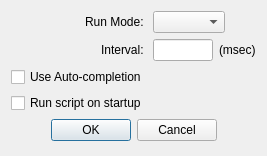
<?xml version="1.0" encoding="UTF-8"?>
<ui version="4.0">
 <class>DialogScriptSettings</class>
 <widget class="QDialog" name="DialogScriptSettings">
  <property name="geometry">
   <rect>
    <x>0</x>
    <y>0</y>
    <width>261</width>
    <height>156</height>
   </rect>
  </property>
  <property name="windowTitle">
   <string>Script Settings</string>
  </property>
  <layout class="QFormLayout" name="formLayout">
   <property name="labelAlignment">
    <set>Qt::AlignmentFlag::AlignRight|Qt::AlignmentFlag::AlignTrailing|Qt::AlignmentFlag::AlignVCenter</set>
   </property>
   <item row="0" column="0">
    <widget class="QLabel" name="labelRunMode">
     <property name="text">
      <string>Run Mode: </string>
     </property>
    </widget>
   </item>
   <item row="0" column="1">
    <widget class="RunModeComboBox" name="comboBoxRunMode">
     <property name="sizePolicy">
      <sizepolicy hsizetype="Fixed" vsizetype="Fixed">
       <horstretch>0</horstretch>
       <verstretch>0</verstretch>
      </sizepolicy>
     </property>
    </widget>
   </item>
   <item row="1" column="0">
    <widget class="QLabel" name="labelInterval">
     <property name="text">
      <string>Interval: </string>
     </property>
    </widget>
   </item>
   <item row="1" column="1">
    <layout class="QHBoxLayout" name="horizontalLayout">
     <item>
      <widget class="NumericLineEdit" name="lineEditInterval">
       <property name="sizePolicy">
        <sizepolicy hsizetype="Fixed" vsizetype="Fixed">
         <horstretch>0</horstretch>
         <verstretch>0</verstretch>
        </sizepolicy>
       </property>
       <property name="maximumSize">
        <size>
         <width>60</width>
         <height>16777215</height>
        </size>
       </property>
      </widget>
     </item>
     <item>
      <widget class="QLabel" name="label">
       <property name="text">
        <string>(msec)</string>
       </property>
      </widget>
     </item>
    </layout>
   </item>
   <item row="2" column="0" colspan="2">
    <widget class="QCheckBox" name="checkBoxAutoComplete">
     <property name="text">
      <string>Use Auto-completion</string>
     </property>
    </widget>
   </item>
   <item row="4" column="0" colspan="2">
    <widget class="QDialogButtonBox" name="buttonBox">
     <property name="orientation">
      <enum>Qt::Orientation::Horizontal</enum>
     </property>
     <property name="standardButtons">
      <set>QDialogButtonBox::StandardButton::Cancel|QDialogButtonBox::StandardButton::Ok</set>
     </property>
     <property name="centerButtons">
      <bool>true</bool>
     </property>
    </widget>
   </item>
   <item row="3" column="0">
    <widget class="QCheckBox" name="checkBoxRunOnStartup">
     <property name="text">
      <string>Run script on startup</string>
     </property>
    </widget>
   </item>
  </layout>
 </widget>
 <customwidgets>
  <customwidget>
   <class>NumericLineEdit</class>
   <extends>QLineEdit</extends>
   <header>numericlineedit.h</header>
  </customwidget>
  <customwidget>
   <class>RunModeComboBox</class>
   <extends>QComboBox</extends>
   <header>runmodecombobox.h</header>
  </customwidget>
 </customwidgets>
 <resources/>
 <connections>
  <connection>
   <sender>buttonBox</sender>
   <signal>accepted()</signal>
   <receiver>DialogScriptSettings</receiver>
   <slot>accept()</slot>
   <hints>
    <hint type="sourcelabel">
     <x>248</x>
     <y>254</y>
    </hint>
    <hint type="destinationlabel">
     <x>157</x>
     <y>274</y>
    </hint>
   </hints>
  </connection>
  <connection>
   <sender>buttonBox</sender>
   <signal>rejected()</signal>
   <receiver>DialogScriptSettings</receiver>
   <slot>reject()</slot>
   <hints>
    <hint type="sourcelabel">
     <x>316</x>
     <y>260</y>
    </hint>
    <hint type="destinationlabel">
     <x>286</x>
     <y>274</y>
    </hint>
   </hints>
  </connection>
 </connections>
</ui>
